Frame 1 (no input): blank canvas, image omitted
Frame 60 (the mouse pressed at the canvas centre just before this capture): blank canvas, image omitted
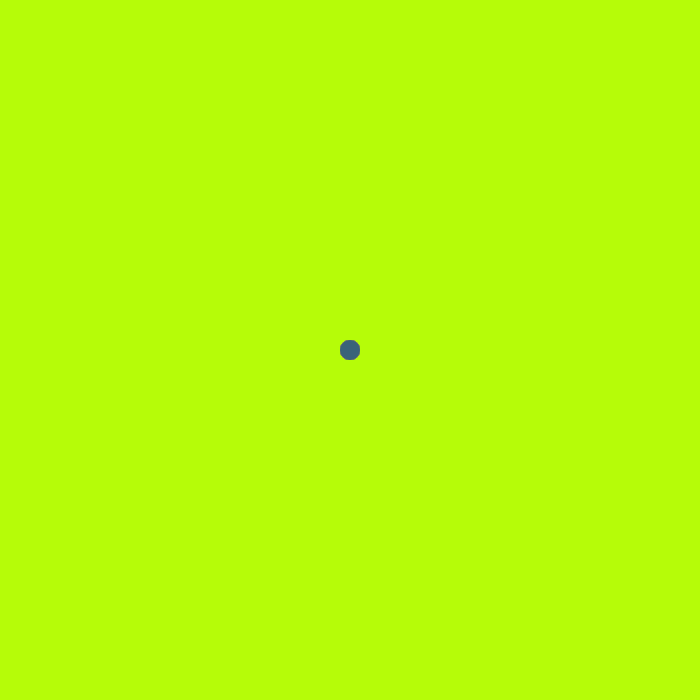
Frame 120 (the mouse held since frame 60 and released just before this capture)

The Processing sketch whose frames 1 and 60 were blank and that drew this single picture after the mouse press (run headless with seeded random() and noise(); from frame 60 on, the mouse is pressed at the canvas centre):

// Processing sketch: processing_123502
// ── processing_123502.pde

float Color1 = 255; 
float Color2 = 255;
float Color3 = 255;

void setup(){
  size(700,700);
  //COLOR FONDO
  background(182, 252, 8);
  
}
 
void draw(){
  // colores
  Color1 = random(0,255);
  Color2 = random(0,255);
  Color3 = random(0,255);

  //ellipse
  fill(Color1,Color2,Color3);
  noStroke();
    if(mousePressed){
    //cirlulo (x,y,width, heigth)
    ellipse(mouseX, mouseY, 20, 20);
    }
}
